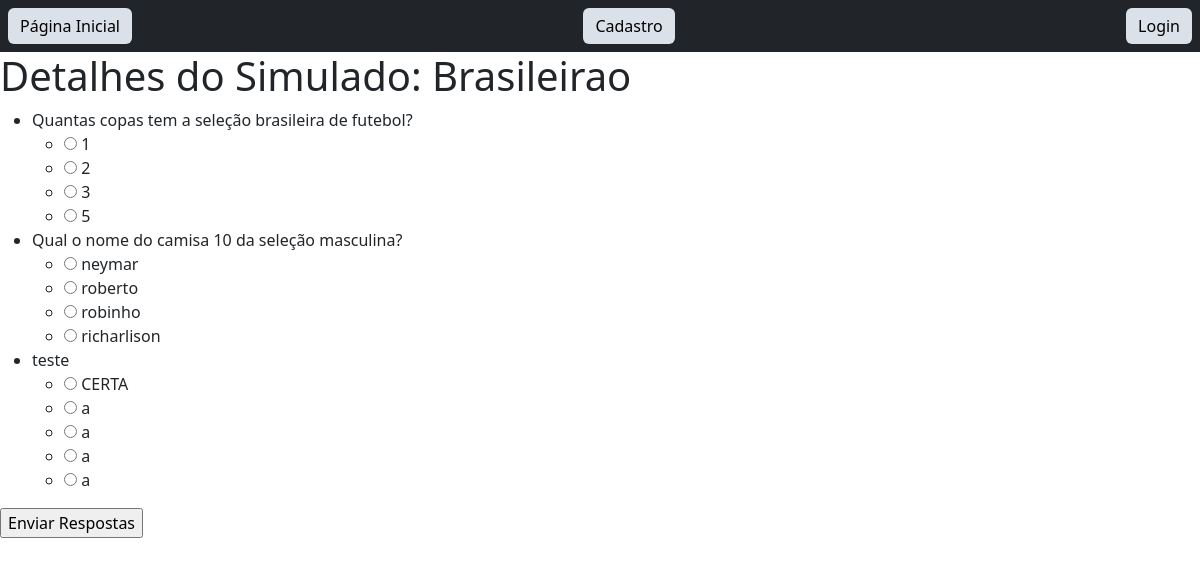
/detalhes-simulados/14/, run on the app's committed database.
### simulados/models.py (models this page shows, shortened)
class Simulado(models.Model):
    nome = models.CharField(max_length=100)
    questoes = models.ManyToManyField(Questao)
    tema = models.CharField(max_length=50, default='Tema')

class Questao(models.Model):
    texto_questao = models.CharField(max_length=200)
    pontuacao = models.IntegerField(default=1)

class Alternativa(models.Model):
    questao = models.ForeignKey(Questao, on_delete=models.CASCADE, related_name='alternativas')
    texto_alternativa = models.CharField(max_length=100)
    correta = models.BooleanField(default=False)

### simulados/views.py (the view)
# urls.py: path('detalhes-simulados/<int:simulado_id>/', views.detalhes_simulado, name='detalhes_simulado'),
def detalhes_simulado(request, simulado_id):
    simulado = get_object_or_404(Simulado,pk=simulado_id)
    return render(request, 'detalhes_simulado.html', {'simulado': simulado} )

### simulados/templates/detalhes_simulado.html (shortened to what this page needs)
<!DOCTYPE html>
<html>
<head>
</head>
<body>
    {% include 'navbar.html' %}
    <h1>Detalhes do Simulado: {{ simulado.nome }}</h1>
    <form method="post" action="{% url 'processar_respostas' %}">
        <ul>
            {% for questao in simulado.questoes.all %}
            <li>{{ questao.texto_questao }}</li>
            <ul>
                {% for alternativa in questao.alternativas.all %}
                <li>
                    <input type="radio" name="questao_{{ questao.id }}" value="{{ alternativa.id }}" required>
                    {{ alternativa.texto_alternativa }}
                </li>
                {% endfor %}
            </ul>
            {% endfor %}
        </ul>
        <input type="submit" value="Enviar Respostas">
    </form>
</body>
</html>

### data on the page
Simulado: nome "Brasileirao"
Questao: texto_questao "Quantas copas tem a seleção brasileira de futebol?"
Alternativa: texto_alternativa "1"
Alternativa: texto_alternativa "2"
Alternativa: texto_alternativa "3"
Alternativa: texto_alternativa "5"
Questao: texto_questao "Qual o nome do camisa 10 da seleção masculina?"
Alternativa: texto_alternativa "neymar"
Alternativa: texto_alternativa "roberto"
Alternativa: texto_alternativa "robinho"
Alternativa: texto_alternativa "richarlison"
Questao: texto_questao "teste"
Alternativa: texto_alternativa "CERTA"
Alternativa: texto_alternativa "a"
Alternativa: texto_alternativa "a"
Alternativa: texto_alternativa "a"
Alternativa: texto_alternativa "a"
